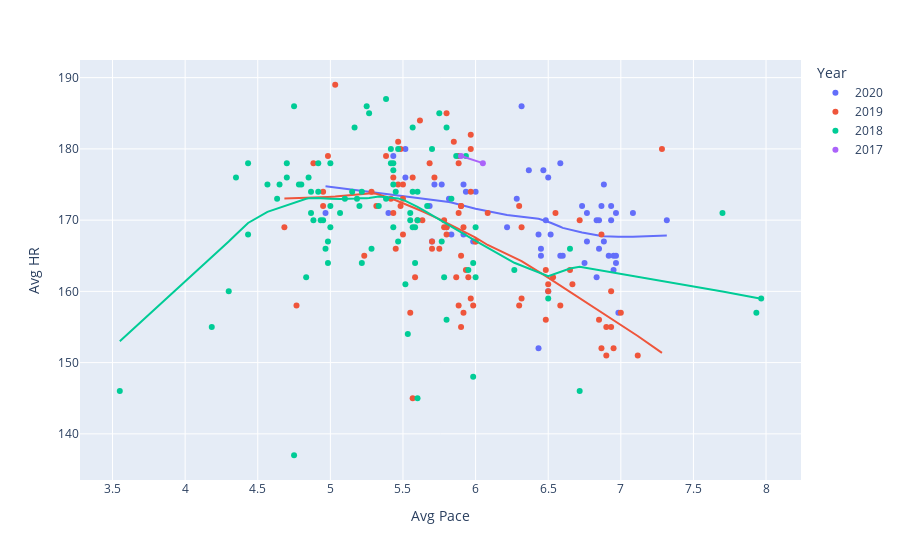

Notebook source saved alongside this figure:
### Code cell
fig = px.scatter(running_df, x='Avg Pace', y='Avg HR', color='Year', trendline='lowess')
fig.show()
